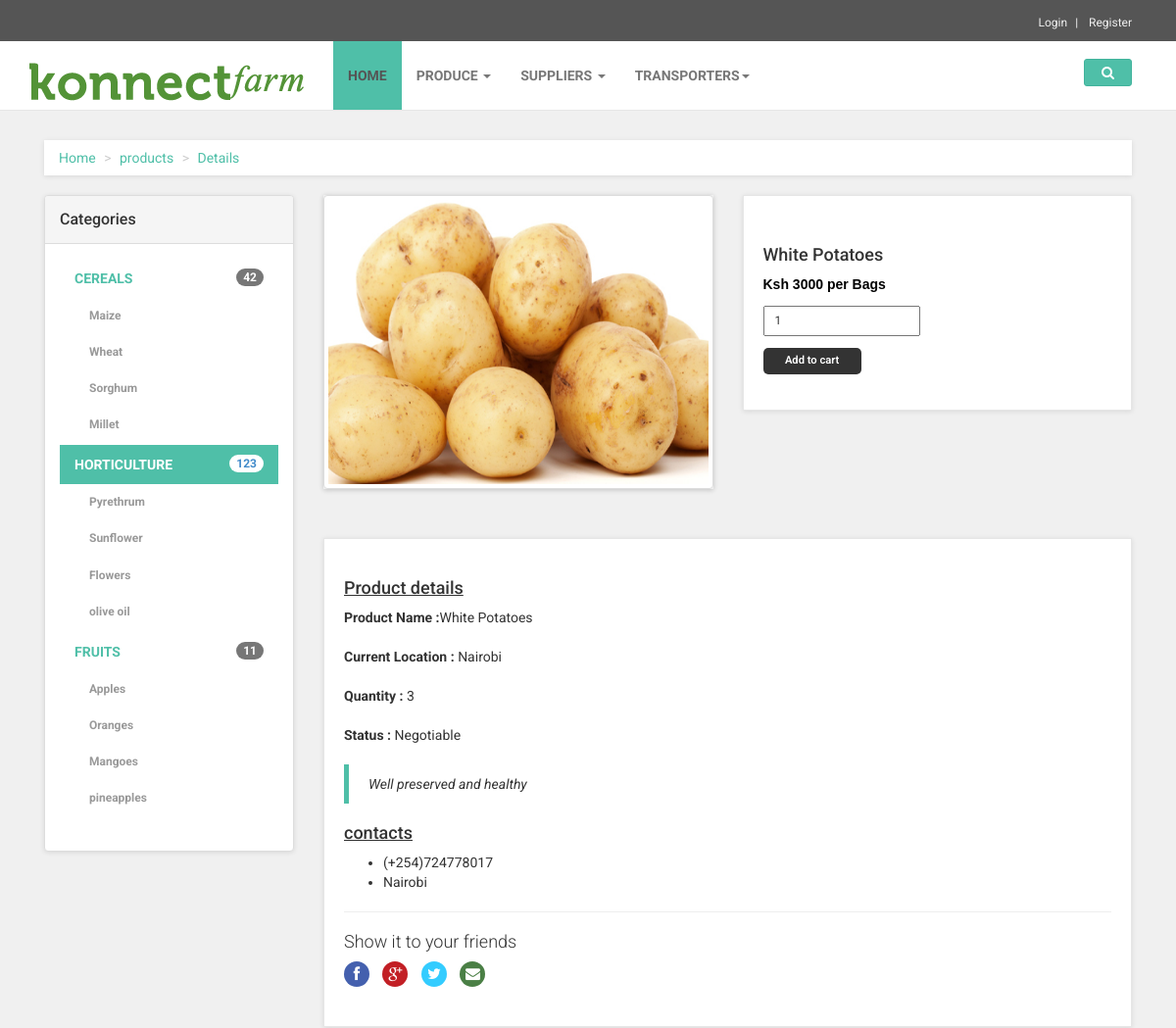
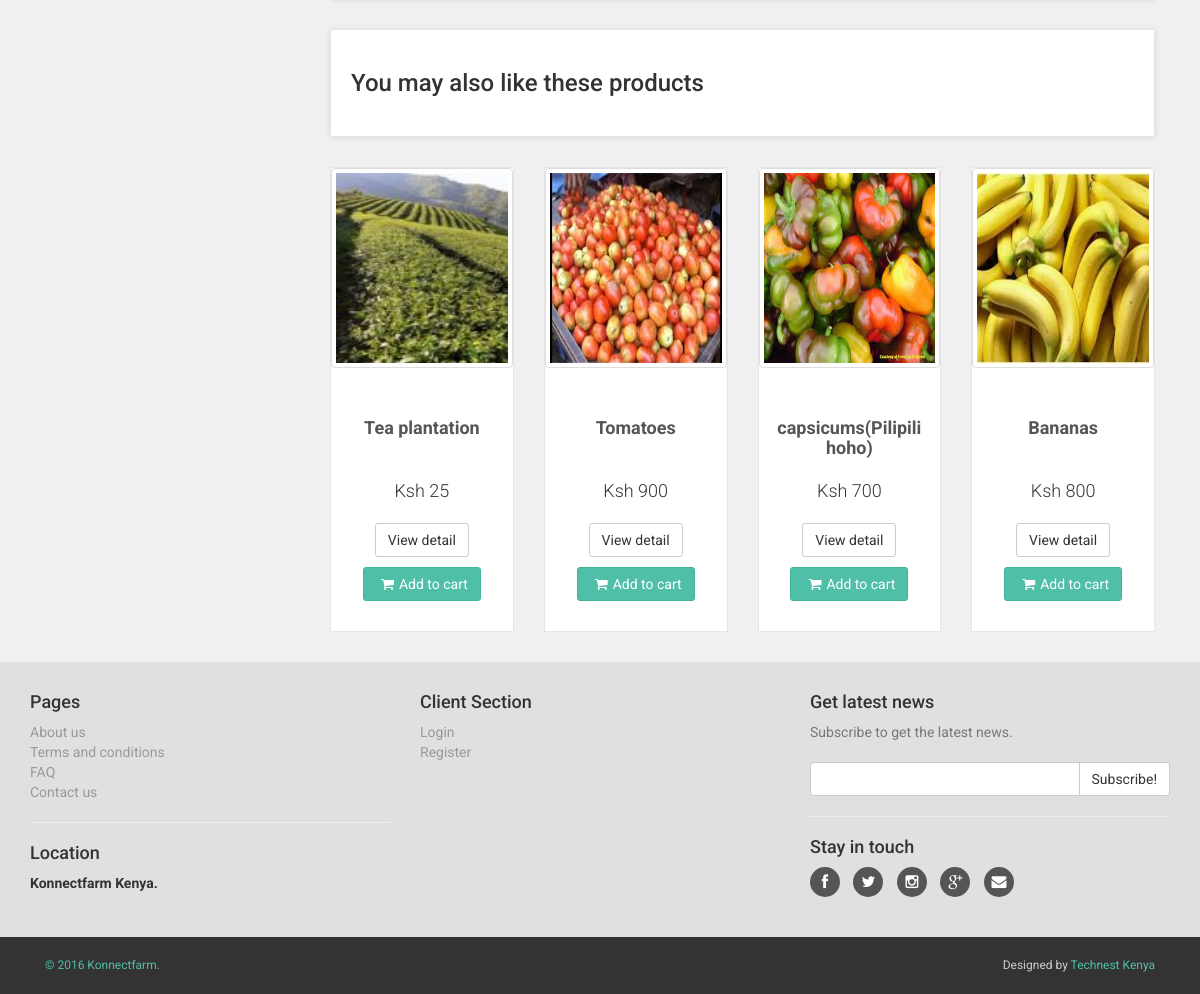
Page /details.php?id=73 on the committed database (2 pictures, top to bottom).
### tables this page shows
CREATE TABLE IF NOT EXISTS `products` (
  `id` int(11) NOT NULL,
  `user_id` int(11) NOT NULL,
  `product_name` text NOT NULL,
  `product_price` int(50) NOT NULL,
  `product_quantity` varchar(100) NOT NULL,
  `product_unit` text NOT NULL,
  `description` text NOT NULL,
  `current_location` text NOT NULL,
  `negotiable` text NOT NULL,
  `upload_date` timestamp NOT NULL DEFAULT CURRENT_TIMESTAMP,
  `pic1` text NOT NULL,
  `pic2` text NOT NULL,
  `pic3` text NOT NULL
);

CREATE TABLE IF NOT EXISTS `users` (
  `id` int(11) NOT NULL,
  `fname` text NOT NULL,
  `lname` text NOT NULL,
  `email` text NOT NULL,
  `p_no` int(20) NOT NULL,
  `password` varchar(60) NOT NULL,
  `county` text NOT NULL,
  `imagepath` text NOT NULL
);

### details.php (the view, shortened to what this page needs)
<?php
include("includes/connection.php");
?>
<?php
    if (isset($_GET['id'])) {
        $id = $_GET['id'];
    }else{
        if(isset($_SESSION['email'])){
            header("Location:mywishlist.php");
        }else{
            header("Location:index.php");
        }
    }
?>
<?php include("includes/header2.php"); ?>
     <div id="all">
        <div id="content">
            <div class="container">
                <div class="col-md-12">
                    <ul class="breadcrumb">
                        <li><a href="#">Home</a>
                        </li>
                        <li><a href="#">products</a>
                        </li>
                        <li><a href="#">Details</a>
                        </li>
                    </ul>
                </div>
                <div class="col-md-3">
                    <div class="panel panel-default sidebar-menu class names: .visible-sm-block , hidden-sm hidden-xs ">
                        <div class="panel-heading">
                            <h3 class="panel-title">Categories</h3>
                        </div>
                        <div class="panel-body">
                            <ul class="nav nav-pills nav-stacked category-menu">
                                <li>
                                    <a href="mywishlist.php">Cereals <span class="badge pull-right">42</span></a>
                                    <ul>
                                        <li><a href="mywishlist.php">Maize</a>
                                        </li>
                                        <li><a href="mywishlist.php">Wheat</a>
                                        </li>
                                        <li><a href="mywishlist.php">Sorghum</a>
                                        </li>
                                        <li><a href="mywishlist.php">Millet</a>
                                        </li>
                                    </ul>
                                </li>
                                <li class="active">
                                    <a href="mywishlist.php">Horticulture  <span class="badge pull-right">123</span></a>
                                    <ul>
                                        <li><a href="mywishlist.php">Pyrethrum</a>
                                        </li>
                                        <li><a href="mywishlist.php">Sunflower</a>
                                        </li>
                                        <li><a href="mywishlist.php">Flowers</a>
                                        </li>
                                        <li><a href="mywishlist.php">olive oil</a>
                                        </li>
                                    </ul>
                                </li>
                                <li>
                                    <a href="mywishlist.php">Fruits  <span class="badge pull-right">11</span></a>
                                    <ul>
                                        <li><a href="mywishlist.php">Apples</a>
                                        </li>
                                        <li><a href="mywishlist.php">Oranges</a>
                                        </li>
                                        <li><a href="mywishlist.php">Mangoes</a>
                                        </li>
                                        <li><a href="mywishlist.php">pineapples</a>
                                        </li>
                                    </ul>
                                </li>
                            </ul>
                        </div>
                    </div>
                </div>
                <div class="col-md-9">
                    <?php
                                $query = "SELECT * FROM products WHERE id = $id";
                                $q_result = mysqli_query($connection,$query)
                                or die("Query failed");
                                if(!$query){
                                    echo " The select dint work";
                                }else{
                                while($row = mysqli_fetch_assoc($q_result)){
                                    $user_id = $row['user_id'];
                                    $current_location = $row['current_location'];
                                    $negotiable = $row['negotiable'];
                                    $product_quantity = $row['product_quantity'];
                                    $pic1 = $row['pic1'];
                                    $product_name = $row['product_name'];
                                    $product_price = $row['product_price'];
                                    $product_unit = $row['product_unit'];
                                    $product_description = $row['description'];
                                ?>
                                <div class="row" id="productMain">
                                    <div class="col-sm-6">
                                    <div id="mainImage">
                                        <img src="<?php echo $pic1;?>" alt="" class="thumbnail" style="width: 100%; max-width: 500px; height: 300px;"class="img-responsive">
                                         </div>
                        </div>
                        <div class="col-sm-6">
                            <div class="box">
                                <div class="product-info simpleCart_shelfItem">
                                <h4><?php echo $product_name; ?></h4>
                                <span class="item_price">Ksh <?php echo $product_price." per ".$product_unit; ?></span>
                                <input type="number" value="1" class="item_quantity" value="1" />
                                <input type="button" class="item_add items" value="Add to cart">
                        </div>
                            </div>
                        </div>
                    </div>
                    <div class="box" id="details">
                        <p>
                            <h4><u>Product details</u></h4>
                            <p><b>Product Name :</b><?php echo $product_name; ?></p>
                            <p><b>Current Location :</b> <?php echo $current_location; ?></p>
                            <p><b>Quantity :</b> <?php echo $product_quantity; ?></p>
                            <p><b>Status :</b> <?php echo $negotiable; ?></p>
                            <blockquote>
                                <p><em><?php echo $product_description; ?></em>
                                </p>
                            </blockquote>
                            <h4><u>contacts</u> </h4>
                            <ul>
                                <?php
                                    $user_q ="SELECT * FROM users WHERE id = '$user_id'";
                                    $user_r = mysqli_query($connection,$user_q);
                                    if (!$user_r) {
                                        echo "The user Who posted this product could not be found";
                                    }else{
                                        $phone = "";
                                        $county = "";
                                        while($user = mysqli_fetch_assoc($user_r)){
                                            $phone = $user['p_no'];
                                            $county = $user['county'];
                                        }
                                        echo "<li> (+254)".$phone."</li>";
                                        echo "<li>".$county."</li>";
                                    }
                                 ?>
                            </ul>
                            <hr>
                            <div class="social">
                                <h4>Show it to your friends</h4>
                                <p>
                                    <a href="#" class="external facebook" data-animate-hover="pulse">
                                    <i class="fa fa-facebook"></i></a>
                                    <a href="#" class="external gplus" data-animate-hover="pulse">
                                    <i class="fa fa-google-plus"></i></a>
                                    <a href="#" class="external twitter" data-animate-hover="pulse">
                                    <i class="fa fa-twitter"></i></a>
                                    <a href="#" class="email" data-animate-hover="pulse">
                                    <i class="fa fa-envelope"></i></a>
                                </p>
                            </div>
                    </div>
                        <?php
                        }
                    }
                    ?>
                    <div class="row same-height-row">
                        <div class="col-md-12 col-sm-12">
                            <div class="box ">
                                <h3>You may also like these products</h3>
                            </div>
                        </div>
                        <?php
                         $query = "SELECT * FROM products ORDER BY id ASC LIMIT 4";
                                $q_result = mysqli_query($connection,$query)
                                or die("Query failed");
                                if(!$query){
                                    echo " The select dint work";
                                }else{
                                while($row = mysqli_fetch_assoc($q_result)){
                                    $id = $row['id'];
                                    $pic1 = $row['pic1'];
                                    $product_name = $row['product_name'];
                                    $product_price = $row['product_price'];
                        ?>
                         <div class="col-md-3 col-sm-4">
                            <div class="product">
                                <div class="flip-container">
                                    <div class="flipper">
                                        <div class="front">
                                            <a href="details.php?id=<?php echo $id; ?>">
                                                <img src="<?php echo $pic1;?>" class="thumbnail" style="width: 100%; max-width: 300px; height: 200px;"alt="" class="img-responsive">
                                            </a>
                                        </div>
                                        <div class="back">
                                            <a href="details.php?id=<?php echo $id; ?>">
                                            </a>
                                        </div>
                                    </div>
                                </div>
                                <div class="text">
                                    <h3><a href="details.php?id=<?php echo $id; ?>"><?php echo $product_name;?></a></h3>
                                    <p class="price">Ksh <?php echo $product_price;?></p>
                                    <p class="buttons">
                                        <a href="details.php?id=<?php echo $id; ?>" class="btn btn-default">View detail</a>
                                        <a href="""" class="btn btn-primary"><i class="fa fa-shopping-cart"></i>Add to cart</a>
                                    </p>
                                </div>
                            </div>
                        </div>
                        <?php
                            }
                        }
                        ?>
                    </div>
                     </div>
                    </div>
                </div>
            </div>
     <?php include("includes/footer.php"); ?>

### rows in the picture
products: pic1 (picture), product_name "White Potatoes", product_price "3000", product_unit "Bags", current_location "Nairobi", product_quantity "3", negotiable "Negotiable", description "Well preserved and healthy", user.p_no "724778017", user.county "Nairobi"
products: pic1 (picture), product_name "Tea plantation", product_price "25"
products: pic1 (picture), product_name "Tomatoes", product_price "900"
products: pic1 (picture), product_name "capsicums(Pilipili hoho)", product_price "700"
products: pic1 (picture), product_name "Bananas", product_price "800"
